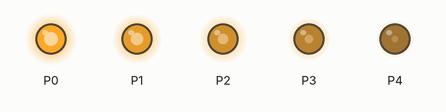
This program was run on a simulated BBC micro:bit running MicroPython. Parts: output pins drawn as LEDs (lit = HIGH). At 0.0 s the program stops and its outputs stay as they are.

Above: at 0.1 s.
Timing chart, 0 to 1.5 s (numbered marks = the images above):
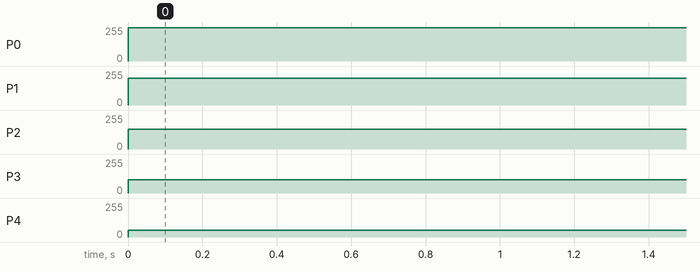

Measured:
- by itself, P0: 0/255 → 249/255 at 0.00 s
- by itself, P1: 0/255 → 199/255 at 0.00 s
- by itself, P2: 0/255 → 150/255 at 0.00 s
- by itself, P3: 0/255 → 100/255 at 0.00 s
- by itself, P4: 0/255 → 50/255 at 0.00 s

The program:

__LED_.py
```python
"""
Author：Ethan
Date:2021/07/13
接线：- 极接 GND，另一端接 pin n，中间不接

经过测试，600及以上 七色 LED 灯所有灯都亮，400 及一下会在七色中不断闪烁
"""
from microbit import *

pin0.write_analog(1000)
pin1.write_analog(800)
pin2.write_analog(600)
pin3.write_analog(400)
pin4.write_analog(200)
```
